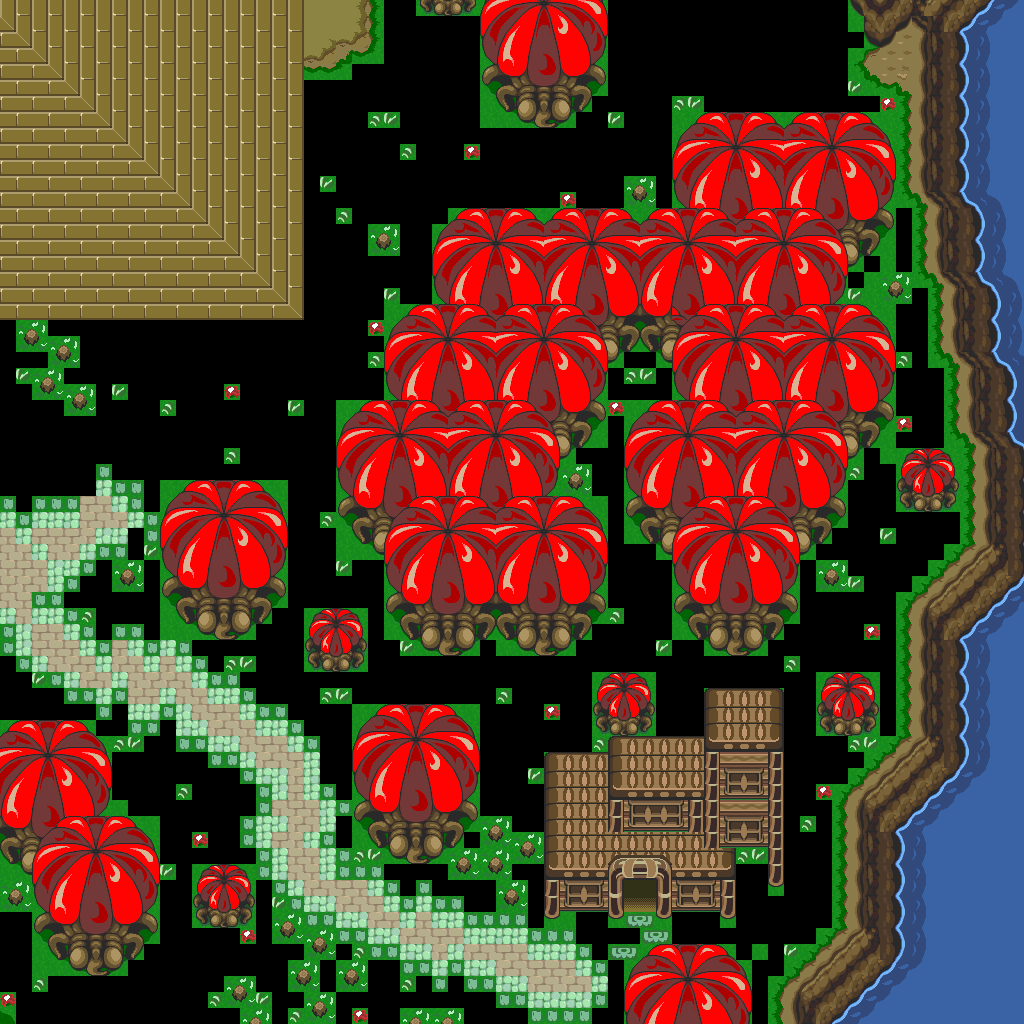

Tiled map render using the project's own tile images. Description and the map definition, with tile-layer contents summarised, below:
An orthogonal 64x64 tile map with 16x16 px tiles, 1 tile layer (base), 2 hidden layers not drawn and 26 objects.

<map version="1.10" tiledversion="1.12.1" orientation="orthogonal" renderorder="right-down" width="64" height="64" tilewidth="16" tileheight="16" infinite="0" nextlayerid="4" nextobjectid="27">
 <tileset firstgid="1" source="../classiciphone_pics4.tsx" />
 <layer id="1" name="base" width="64" height="64">
  <data>[4096 cells, 2917 non-empty, 207 distinct tile ids]</data>
 </layer>
 <layer id="2" name="collision" width="64" height="64" visible="0">
  <properties><property name="collision" value="true" /></properties>
  <data>[4096 cells, 1826 non-empty, 1 distinct tile ids]</data>
 </layer>
 <layer id="3" name="water" width="64" height="64" visible="0">
  <properties><property name="terrain" value="water" /></properties>
  <data>[4096 cells, 255 non-empty, 1 distinct tile ids]</data>
 </layer>
 <objectgroup id="4" name="npcs">
  <object id="1" x="480.0" y="816.0" width="16" height="16">
   <properties>
    <property name="script" type="string">-- Auto-converted from GraalScript
joinResource("bush")</property>
   </properties>
  </object>
  <object id="2" x="512.0" y="832.0" width="16" height="16">
   <properties>
    <property name="script" type="string">-- Auto-converted from GraalScript
joinResource("bush")</property>
   </properties>
  </object>
  <object id="3" x="480.0" y="848.0" width="16" height="16">
   <properties>
    <property name="script" type="string">-- Auto-converted from GraalScript
joinResource("bush")</property>
   </properties>
  </object>
  <object id="4" x="496.0" y="880.0" width="16" height="16">
   <properties>
    <property name="script" type="string">-- Auto-converted from GraalScript
joinResource("bush")</property>
   </properties>
  </object>
  <object id="5" x="448.0" y="848.0" width="16" height="16">
   <properties>
    <property name="script" type="string">-- Auto-converted from GraalScript
joinResource("bush")</property>
   </properties>
  </object>
  <object id="6" x="272.0" y="912.0" width="16" height="16">
   <properties>
    <property name="script" type="string">-- Auto-converted from GraalScript
joinResource("bush")</property>
   </properties>
  </object>
  <object id="7" x="224.0" y="976.0" width="16" height="16">
   <properties>
    <property name="script" type="string">-- Auto-converted from GraalScript
joinResource("bush")</property>
   </properties>
  </object>
  <object id="8" x="240.0" y="1008.0" width="16" height="16">
   <properties>
    <property name="script" type="string">-- Auto-converted from GraalScript
joinResource("bush")</property>
   </properties>
  </object>
  <object id="9" x="304.0" y="928.0" width="16" height="16">
   <properties>
    <property name="script" type="string">-- Auto-converted from GraalScript
joinResource("bush")</property>
   </properties>
  </object>
  <object id="10" x="288.0" y="960.0" width="16" height="16">
   <properties>
    <property name="script" type="string">-- Auto-converted from GraalScript
joinResource("bush")</property>
   </properties>
  </object>
  <object id="11" x="336.0" y="960.0" width="16" height="16">
   <properties>
    <property name="script" type="string">-- Auto-converted from GraalScript
joinResource("bush")</property>
   </properties>
  </object>
  <object id="12" x="304.0" y="992.0" width="16" height="16">
   <properties>
    <property name="script" type="string">-- Auto-converted from GraalScript
joinResource("bush")</property>
   </properties>
  </object>
  <object id="13" x="400.0" y="1008.0" width="16" height="16">
   <properties>
    <property name="script" type="string">-- Auto-converted from GraalScript
joinResource("bush")</property>
   </properties>
  </object>
  <object id="14" x="432.0" y="1008.0" width="16" height="16">
   <properties>
    <property name="script" type="string">-- Auto-converted from GraalScript
joinResource("bush")</property>
   </properties>
  </object>
  <object id="15" x="112.0" y="560.0" width="16" height="16">
   <properties>
    <property name="script" type="string">-- Auto-converted from GraalScript
joinResource("bush")</property>
   </properties>
  </object>
  <object id="16" x="560.0" y="464.0" width="16" height="16">
   <properties>
    <property name="script" type="string">-- Auto-converted from GraalScript
joinResource("bush")</property>
   </properties>
  </object>
  <object id="17" x="368.0" y="224.0" width="16" height="16">
   <properties>
    <property name="script" type="string">-- Auto-converted from GraalScript
joinResource("bush")</property>
   </properties>
  </object>
  <object id="18" x="624.0" y="176.0" width="16" height="16">
   <properties>
    <property name="script" type="string">-- Auto-converted from GraalScript
joinResource("bush")</property>
   </properties>
  </object>
  <object id="19" x="880.0" y="272.0" width="16" height="16">
   <properties>
    <property name="script" type="string">-- Auto-converted from GraalScript
joinResource("bush")</property>
   </properties>
  </object>
  <object id="20" x="816.0" y="560.0" width="16" height="16">
   <properties>
    <property name="script" type="string">-- Auto-converted from GraalScript
joinResource("bush")</property>
   </properties>
  </object>
  <object id="21" x="0.0" y="880.0" width="16" height="16">
   <properties>
    <property name="script" type="string">-- Auto-converted from GraalScript
joinResource("bush")</property>
   </properties>
  </object>
  <object id="22" x="32.0" y="368.0" width="16" height="16">
   <properties>
    <property name="script" type="string">-- Auto-converted from GraalScript
joinResource("bush")</property>
   </properties>
  </object>
  <object id="23" x="64.0" y="384.0" width="16" height="16">
   <properties>
    <property name="script" type="string">-- Auto-converted from GraalScript
joinResource("bush")</property>
   </properties>
  </object>
  <object id="24" x="16.0" y="320.0" width="16" height="16">
   <properties>
    <property name="script" type="string">-- Auto-converted from GraalScript
joinResource("bush")</property>
   </properties>
  </object>
  <object id="25" x="48.0" y="336.0" width="16" height="16">
   <properties>
    <property name="script" type="string">-- Auto-converted from GraalScript
joinResource("bush")</property>
   </properties>
  </object>
  <object id="26" x="624.0" y="880.0" width="16" height="16">
   <properties>
    <property name="gani" value="door.png" />
    <property name="script" type="string">-- Auto-converted from GraalScript
-- [CLIENT-SIDE — server no-op]
-- function onCreated() {
-- setimg("door.png");
-- }
-- function onPlayerTouchsMe() {
-- hide();
-- sleep(3);
-- show();
-- }</property>
   </properties>
  </object>
 </objectgroup>
</map>
